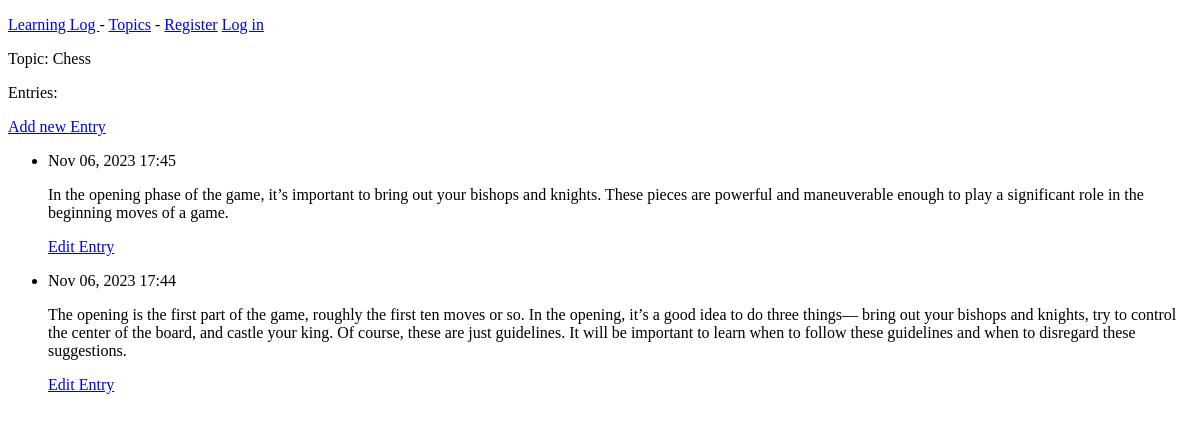
The page /topics/1 on the database as committed earlier.
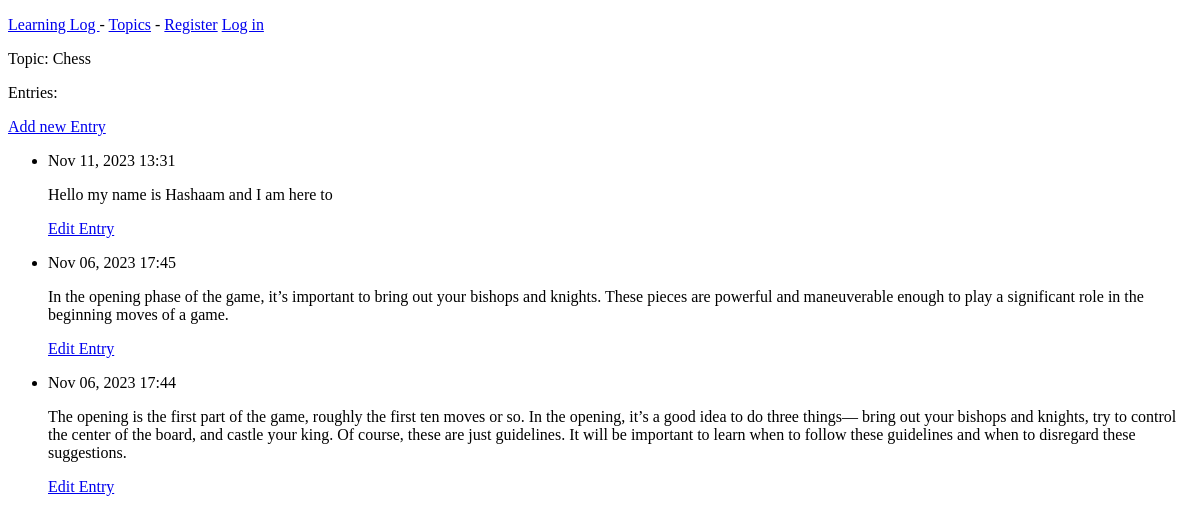
The same page on the database as committed later.
### learning_logs/models.py (models this page shows, shortened)
class Topic(models.Model):
    text = models.CharField(max_length = 200)
    date_added = models.DateTimeField(auto_now_add = True)

class Entry(models.Model):
    topic = models.ForeignKey(Topic, on_delete= models.CASCADE)
    text = models.TextField()
    date_added = models.DateTimeField(auto_now_add = True)
    class Meta:
        verbose_name_plural = 'entries'

### learning_logs/views.py (the view)
# urls.py: path('topics/<int:topic_id>', views.topic, name = 'topic'),
def topic(request, topic_id):
    topic = Topic.objects.get(pk = topic_id)
    entries = topic.entry_set.order_by('-date_added')
    context = {'topic': topic, 'entries' : entries}
    return render(request, 'learning_logs/topic.html', context)

### learning_logs/templates/learning_logs/topic.html
{% extends 'learning_logs/base.html' %}
{% block content %}
    <p>Topic: {{ topic.text }}</p>
    <p> Entries:</p>
    <p>
        <a href="{% url 'learning_logs:new_entry' topic.id %}"> Add new Entry</a>
    </p>
    <ul>
        {% for entry in entries %}
            <li>
                <p>{{ entry.date_added| date:'M d, Y H:i' }}</p>
                <p> {{ entry.text }} </p>
                <p><a href="{% url 'learning_logs:edit_entry' entry.id %}"> Edit Entry </a> </p>
            </li>
        {% empty %}
            <li> There are no entries for this topic right now.</li>
        {% endfor %}
    </ul>
{% endblock content %}

### learning_logs/templates/learning_logs/base.html (shortened to what this page needs)
<!DOCTYPE html>
<html lang="en">
<head>
</head>
<body>
    <p>
        <a href="{% url 'learning_logs:index' %}"> Learning Log </a> -
        <a href="{% url 'learning_logs:topics' %}"> Topics</a> -
        {% if user.is_authenticated %}
            Hello, {{ username }}
        {% else %}
            <a href="{% url 'accounts:register' %}"> Register</a>
            <a href="{% url 'accounts:login' %}"> Log in</a>
        {% endif %}
    </p>
    {% block content %} {% endblock content %}
</body>
</html>

Rows that differ between the two databases and show on the page:
added Entry: date_added "Nov 11, 2023 13:31", text "Hello my name is Hashaam and I am here to"
